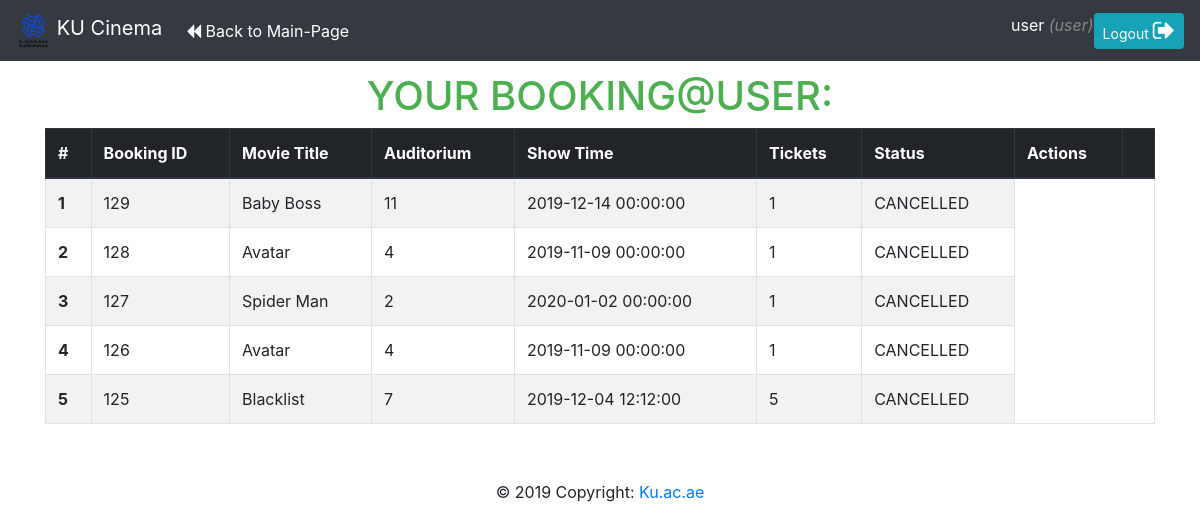
The app's page /mybooking.php (signed in) with its own data.
### tables this page shows
CREATE TABLE IF NOT EXISTS `booking` (
  `b_id` int(11) NOT NULL AUTO_INCREMENT,
  `b_username` varchar(100) NOT NULL,
  `b_title` varchar(100) NOT NULL,
  `b_auditorium` int(11) NOT NULL,
  `b_show_time` datetime NOT NULL,
  `tickets` int(11) NOT NULL,
  `status` varchar(50) NOT NULL,
  PRIMARY KEY (`b_id`),
  KEY `b_username` (`b_username`),
  KEY `b_title` (`b_title`)
);

### mybooking.php (the view, shortened to what this page needs)
<!DOCTYPE html>
<html>
<head>
	<link rel="stylesheet" href="css/bootstrap.min.css">
	<link rel="stylesheet" href="https://cdnjs.cloudflare.com/ajax/libs/font-awesome/4.7.0/css/font-awesome.min.css">
</head>
<body>
	<nav class="navbar navbar-expand-md navbar-dark fixed-top bg-dark">
		<a class="navbar-brand" href="#">
			<img src="images/KU.png" width="35" height="35" class="d-inline-block align-top" alt="">
			KU Cinema</a>
		<div class="collapse navbar-collapse" id="navbarCollapse">
			<ul class="navbar-nav mr-auto">
				<li class="nav-item active">
					<a class="nav-link" href="index.php"><i class="fa fa-backward"></i> Back to Main-Page</a>
				</li>
			</ul>
			<ul class="nav navbar-nav navbar-right ml-auto">
				<?php  if (isset($_SESSION['user'])) : ?>
					<li class="nav-item active">
						<a style="color: white; " ><?php echo $_SESSION['user']['username']; ?></a>
						<i  style="color:#888;">(<?php echo ($_SESSION['user']['user_type']); ?>)</i>
					</li>
				<?php endif ?>
				<li class="nav-item active">
					<a class="btn btn-info btn-sm"  href="index.php?logout='1'" style="color: white; ">Logout <i class='fa fa-sign-out' style="font-size:24px"></i></a>
				</li>
			</ul>
		</div>
	</nav>
	<div class="description">
		<br><br><br>
		<h1 style=" text-align: center;text-transform: uppercase;color: #4CAF50">Your Booking@<?php echo $_SESSION['user']['username']; ?>: </h1>
	</div>
	<header class="page-header header container-fluid">
	<div class="container features">
<table  class="table table-striped table-bordered ">
<thead class="thead-dark">
  <tr >
    <th>#</th>
    <th>Booking ID</th>
    <th>Movie Title</th>
    <th>Auditorium</th>
    <th>Show Time</th>
    <th>Tickets</th>
    <th>Status</th>
    <th>Actions</<th>
		<th></<th>
  </tr>
</thead>
<tbody>
<?php
$conn = mysqli_connect("localhost", "root", "", "mycinema");
$user=$_SESSION['user']['username'];
$sql = "SELECT * FROM booking WHERE b_username='$user' ORDER BY b_id DESC";
$result = $conn->query($sql);
$counter=1;
while($row = $result->fetch_assoc()) {
  ?>
    <tr>
      <th scope="row"><?php echo $counter; ?></th>
			<?php $counter++ ?>
      <td><?php echo $row["b_id"]; ?></td>
      <td><?php echo $row["b_title"]; ?></td>
      <td><?php echo $row["b_auditorium"]; ?></td>
      <td><?php echo $row["b_show_time"]; ?></td>
      <td><?php echo $row["tickets"]; ?></td>
      <td><?php echo $row["status"]; ?></td>
    </tr>
<?php
}
 ?>
</tbody>
</table>
</div>
<footer class="page-footer font-small teal pt-4">
  <div class="footer-copyright text-center py-3">© 2019 Copyright:
    <a href="https://www.ku.ac.ae/"> Ku.ac.ae</a>
  </div>
</footer>
</header>
</body>
</html>

### records on screen
booking: b_id "129", b_title "Baby Boss", b_auditorium "11", b_show_time "2019-12-14 00:00:00", tickets "1", status "CANCELLED"
booking: b_id "128", b_title "Avatar", b_auditorium "4", b_show_time "2019-11-09 00:00:00", tickets "1", status "CANCELLED"
booking: b_id "127", b_title "Spider Man", b_auditorium "2", b_show_time "2020-01-02 00:00:00", tickets "1", status "CANCELLED"
booking: b_id "126", b_title "Avatar", b_auditorium "4", b_show_time "2019-11-09 00:00:00", tickets "1", status "CANCELLED"
booking: b_id "125", b_title "Blacklist", b_auditorium "7", b_show_time "2019-12-04 12:12:00", tickets "5", status "CANCELLED"

### other values on screen
$_SESSION['user']['username'] "user"
$_SESSION['user']['user_type'] "user"
$_SESSION['user']['username'] "USER"
